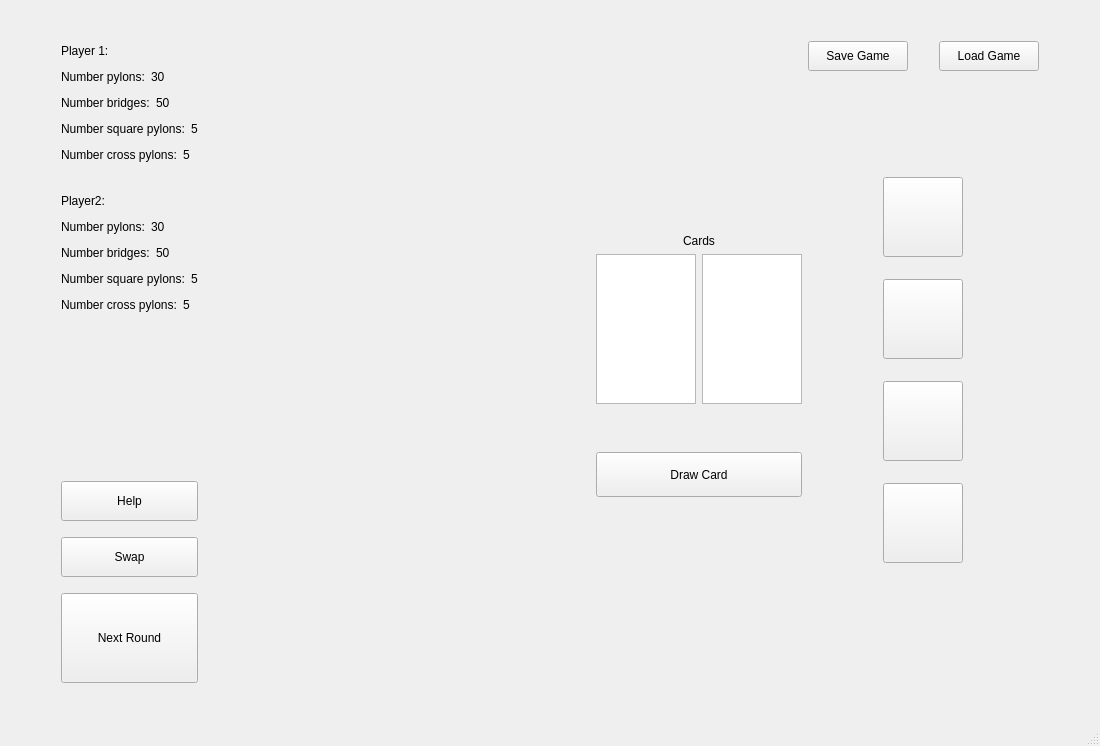
<?xml version="1.0" encoding="UTF-8"?>
<ui version="4.0">
 <class>GameWindowClass</class>
 <widget class="QMainWindow" name="GameWindowClass">
  <property name="geometry">
   <rect>
    <x>0</x>
    <y>0</y>
    <width>1100</width>
    <height>746</height>
   </rect>
  </property>
  <property name="windowTitle">
   <string>GameWindow</string>
  </property>
  <widget class="QWidget" name="centralWidget">
   <layout class="QHBoxLayout" name="horizontalLayout_2">
    <item>
     <layout class="QGridLayout" name="gridLayout_4">
      <property name="leftMargin">
       <number>50</number>
      </property>
      <property name="topMargin">
       <number>30</number>
      </property>
      <property name="bottomMargin">
       <number>30</number>
      </property>
      <item row="0" column="0">
       <layout class="QVBoxLayout" name="verticalLayout">
        <item>
         <layout class="QVBoxLayout" name="verticalLayout_2">
          <item>
           <layout class="QGridLayout" name="gridLayout_10">
            <item row="0" column="2">
             <widget class="QLabel" name="player1NameLabel">
              <property name="text">
               <string/>
              </property>
             </widget>
            </item>
            <item row="0" column="1">
             <spacer name="horizontalSpacer_3">
              <property name="orientation">
               <enum>Qt::Horizontal</enum>
              </property>
              <property name="sizeType">
               <enum>QSizePolicy::Fixed</enum>
              </property>
              <property name="sizeHint" stdset="0">
               <size>
                <width>5</width>
                <height>20</height>
               </size>
              </property>
             </spacer>
            </item>
            <item row="0" column="0">
             <widget class="QLabel" name="player1Label">
              <property name="text">
               <string>Player 1:</string>
              </property>
             </widget>
            </item>
            <item row="0" column="3">
             <spacer name="horizontalSpacer_6">
              <property name="orientation">
               <enum>Qt::Horizontal</enum>
              </property>
              <property name="sizeHint" stdset="0">
               <size>
                <width>40</width>
                <height>20</height>
               </size>
              </property>
             </spacer>
            </item>
           </layout>
          </item>
          <item>
           <layout class="QGridLayout" name="gridLayout_12">
            <item row="0" column="0">
             <widget class="QLabel" name="noPylons1Label">
              <property name="text">
               <string>Number pylons:</string>
              </property>
             </widget>
            </item>
            <item row="0" column="1">
             <widget class="QLabel" name="noPylonsPlayer1Label">
              <property name="text">
               <string>30</string>
              </property>
             </widget>
            </item>
            <item row="0" column="2">
             <spacer name="horizontalSpacer_7">
              <property name="orientation">
               <enum>Qt::Horizontal</enum>
              </property>
              <property name="sizeHint" stdset="0">
               <size>
                <width>40</width>
                <height>20</height>
               </size>
              </property>
             </spacer>
            </item>
           </layout>
          </item>
          <item>
           <layout class="QGridLayout" name="gridLayout_15">
            <item row="0" column="0">
             <widget class="QLabel" name="noBridges1Label">
              <property name="text">
               <string>Number bridges:</string>
              </property>
             </widget>
            </item>
            <item row="0" column="1">
             <widget class="QLabel" name="noBridgesPlayer1Label">
              <property name="text">
               <string>50</string>
              </property>
             </widget>
            </item>
            <item row="0" column="2">
             <spacer name="horizontalSpacer_8">
              <property name="orientation">
               <enum>Qt::Horizontal</enum>
              </property>
              <property name="sizeHint" stdset="0">
               <size>
                <width>40</width>
                <height>20</height>
               </size>
              </property>
             </spacer>
            </item>
           </layout>
          </item>
          <item>
           <layout class="QGridLayout" name="gridLayout_14">
            <item row="0" column="1">
             <widget class="QLabel" name="noSqPylonsPlayer1Label">
              <property name="text">
               <string>5</string>
              </property>
             </widget>
            </item>
            <item row="0" column="0">
             <widget class="QLabel" name="noSqPylons1Label">
              <property name="text">
               <string>Number square pylons:</string>
              </property>
             </widget>
            </item>
            <item row="0" column="2">
             <spacer name="horizontalSpacer_9">
              <property name="orientation">
               <enum>Qt::Horizontal</enum>
              </property>
              <property name="sizeHint" stdset="0">
               <size>
                <width>40</width>
                <height>20</height>
               </size>
              </property>
             </spacer>
            </item>
           </layout>
          </item>
          <item>
           <layout class="QGridLayout" name="gridLayout_17">
            <item row="0" column="1">
             <widget class="QLabel" name="noCsPylonsPlayer1Label">
              <property name="text">
               <string>5</string>
              </property>
             </widget>
            </item>
            <item row="0" column="0">
             <widget class="QLabel" name="noCsPylons1Label">
              <property name="text">
               <string>Number cross pylons:</string>
              </property>
             </widget>
            </item>
            <item row="0" column="2">
             <spacer name="horizontalSpacer_10">
              <property name="orientation">
               <enum>Qt::Horizontal</enum>
              </property>
              <property name="sizeHint" stdset="0">
               <size>
                <width>40</width>
                <height>20</height>
               </size>
              </property>
             </spacer>
            </item>
           </layout>
          </item>
          <item>
           <spacer name="verticalSpacer_2">
            <property name="orientation">
             <enum>Qt::Vertical</enum>
            </property>
            <property name="sizeType">
             <enum>QSizePolicy::Fixed</enum>
            </property>
            <property name="sizeHint" stdset="0">
             <size>
              <width>20</width>
              <height>20</height>
             </size>
            </property>
           </spacer>
          </item>
          <item>
           <layout class="QHBoxLayout" name="horizontalLayout">
            <item>
             <widget class="QLabel" name="player2Label">
              <property name="text">
               <string>Player2:</string>
              </property>
             </widget>
            </item>
            <item>
             <spacer name="horizontalSpacer_2">
              <property name="orientation">
               <enum>Qt::Horizontal</enum>
              </property>
              <property name="sizeType">
               <enum>QSizePolicy::Fixed</enum>
              </property>
              <property name="sizeHint" stdset="0">
               <size>
                <width>13</width>
                <height>20</height>
               </size>
              </property>
             </spacer>
            </item>
            <item>
             <widget class="QLabel" name="player2NameLabel">
              <property name="text">
               <string/>
              </property>
             </widget>
            </item>
            <item>
             <spacer name="horizontalSpacer_5">
              <property name="orientation">
               <enum>Qt::Horizontal</enum>
              </property>
              <property name="sizeHint" stdset="0">
               <size>
                <width>40</width>
                <height>20</height>
               </size>
              </property>
             </spacer>
            </item>
           </layout>
          </item>
          <item>
           <layout class="QGridLayout" name="gridLayout_13">
            <item row="0" column="0">
             <widget class="QLabel" name="noPylons2Label">
              <property name="text">
               <string>Number pylons:</string>
              </property>
             </widget>
            </item>
            <item row="0" column="1">
             <widget class="QLabel" name="noPylonsPlayer2Label">
              <property name="text">
               <string>30</string>
              </property>
             </widget>
            </item>
            <item row="0" column="2">
             <spacer name="horizontalSpacer_11">
              <property name="orientation">
               <enum>Qt::Horizontal</enum>
              </property>
              <property name="sizeHint" stdset="0">
               <size>
                <width>40</width>
                <height>20</height>
               </size>
              </property>
             </spacer>
            </item>
           </layout>
          </item>
          <item>
           <layout class="QGridLayout" name="gridLayout_20">
            <item row="0" column="1">
             <widget class="QLabel" name="noBridgesPlayer2Label">
              <property name="text">
               <string>50</string>
              </property>
             </widget>
            </item>
            <item row="0" column="0">
             <widget class="QLabel" name="noBridges2Label">
              <property name="text">
               <string>Number bridges:</string>
              </property>
             </widget>
            </item>
            <item row="0" column="2">
             <spacer name="horizontalSpacer_12">
              <property name="orientation">
               <enum>Qt::Horizontal</enum>
              </property>
              <property name="sizeHint" stdset="0">
               <size>
                <width>40</width>
                <height>20</height>
               </size>
              </property>
             </spacer>
            </item>
           </layout>
          </item>
          <item>
           <layout class="QGridLayout" name="gridLayout_19">
            <item row="0" column="1">
             <widget class="QLabel" name="noSqPylonsPlayer2Label">
              <property name="text">
               <string>5</string>
              </property>
             </widget>
            </item>
            <item row="0" column="0">
             <widget class="QLabel" name="noSqPylons2Label">
              <property name="text">
               <string>Number square pylons:</string>
              </property>
             </widget>
            </item>
            <item row="0" column="2">
             <spacer name="horizontalSpacer_13">
              <property name="orientation">
               <enum>Qt::Horizontal</enum>
              </property>
              <property name="sizeHint" stdset="0">
               <size>
                <width>40</width>
                <height>20</height>
               </size>
              </property>
             </spacer>
            </item>
           </layout>
          </item>
          <item>
           <layout class="QGridLayout" name="gridLayout_18">
            <item row="0" column="1">
             <widget class="QLabel" name="noCsPylonsPlayer2Label">
              <property name="text">
               <string>5</string>
              </property>
             </widget>
            </item>
            <item row="0" column="0">
             <widget class="QLabel" name="noCsPylons2Label">
              <property name="text">
               <string>Number cross pylons:</string>
              </property>
             </widget>
            </item>
            <item row="0" column="2">
             <spacer name="horizontalSpacer_14">
              <property name="orientation">
               <enum>Qt::Horizontal</enum>
              </property>
              <property name="sizeHint" stdset="0">
               <size>
                <width>40</width>
                <height>20</height>
               </size>
              </property>
             </spacer>
            </item>
           </layout>
          </item>
         </layout>
        </item>
        <item>
         <spacer name="verticalSpacer">
          <property name="orientation">
           <enum>Qt::Vertical</enum>
          </property>
          <property name="sizeHint" stdset="0">
           <size>
            <width>20</width>
            <height>40</height>
           </size>
          </property>
         </spacer>
        </item>
        <item>
         <widget class="QPushButton" name="helpButton">
          <property name="sizePolicy">
           <sizepolicy hsizetype="Maximum" vsizetype="Maximum">
            <horstretch>1</horstretch>
            <verstretch>1</verstretch>
           </sizepolicy>
          </property>
          <property name="maximumSize">
           <size>
            <width>200</width>
            <height>40</height>
           </size>
          </property>
          <property name="text">
           <string>Help</string>
          </property>
         </widget>
        </item>
        <item>
         <spacer name="verticalSpacer_11">
          <property name="orientation">
           <enum>Qt::Vertical</enum>
          </property>
          <property name="sizeType">
           <enum>QSizePolicy::Fixed</enum>
          </property>
          <property name="sizeHint" stdset="0">
           <size>
            <width>20</width>
            <height>10</height>
           </size>
          </property>
         </spacer>
        </item>
        <item>
         <widget class="QPushButton" name="swapPlayersButton">
          <property name="enabled">
           <bool>true</bool>
          </property>
          <property name="sizePolicy">
           <sizepolicy hsizetype="Maximum" vsizetype="Maximum">
            <horstretch>1</horstretch>
            <verstretch>1</verstretch>
           </sizepolicy>
          </property>
          <property name="maximumSize">
           <size>
            <width>200</width>
            <height>40</height>
           </size>
          </property>
          <property name="text">
           <string>Swap</string>
          </property>
         </widget>
        </item>
        <item>
         <spacer name="verticalSpacer_3">
          <property name="orientation">
           <enum>Qt::Vertical</enum>
          </property>
          <property name="sizeType">
           <enum>QSizePolicy::Fixed</enum>
          </property>
          <property name="sizeHint" stdset="0">
           <size>
            <width>20</width>
            <height>10</height>
           </size>
          </property>
         </spacer>
        </item>
        <item>
         <widget class="QPushButton" name="nextRoundButton">
          <property name="sizePolicy">
           <sizepolicy hsizetype="Maximum" vsizetype="Maximum">
            <horstretch>1</horstretch>
            <verstretch>1</verstretch>
           </sizepolicy>
          </property>
          <property name="maximumSize">
           <size>
            <width>200</width>
            <height>90</height>
           </size>
          </property>
          <property name="text">
           <string>Next Round</string>
          </property>
          <property name="autoRepeatDelay">
           <number>300</number>
          </property>
         </widget>
        </item>
       </layout>
      </item>
     </layout>
    </item>
    <item>
     <spacer name="horizontalSpacer">
      <property name="orientation">
       <enum>Qt::Horizontal</enum>
      </property>
      <property name="sizeHint" stdset="0">
       <size>
        <width>633</width>
        <height>20</height>
       </size>
      </property>
     </spacer>
    </item>
    <item>
     <layout class="QGridLayout" name="gridLayout_2">
      <property name="topMargin">
       <number>180</number>
      </property>
      <property name="rightMargin">
       <number>0</number>
      </property>
      <property name="bottomMargin">
       <number>180</number>
      </property>
      <item row="4" column="0">
       <spacer name="verticalSpacer_8">
        <property name="orientation">
         <enum>Qt::Vertical</enum>
        </property>
        <property name="sizeType">
         <enum>QSizePolicy::Fixed</enum>
        </property>
        <property name="sizeHint" stdset="0">
         <size>
          <width>20</width>
          <height>35</height>
         </size>
        </property>
       </spacer>
      </item>
      <item row="1" column="0" alignment="Qt::AlignHCenter">
       <widget class="QLabel" name="cardsLabel">
        <property name="text">
         <string>Cards</string>
        </property>
        <property name="margin">
         <number>10</number>
        </property>
       </widget>
      </item>
      <item row="3" column="0">
       <layout class="QGridLayout" name="gridLayout_3">
        <item row="1" column="1">
         <widget class="QListWidget" name="cardsPlayer1ListWidget">
          <property name="sizePolicy">
           <sizepolicy hsizetype="Minimum" vsizetype="Maximum">
            <horstretch>0</horstretch>
            <verstretch>0</verstretch>
           </sizepolicy>
          </property>
          <property name="minimumSize">
           <size>
            <width>100</width>
            <height>0</height>
           </size>
          </property>
          <property name="maximumSize">
           <size>
            <width>200</width>
            <height>150</height>
           </size>
          </property>
         </widget>
        </item>
        <item row="1" column="0">
         <widget class="QListWidget" name="cardsPlayer2ListWidget">
          <property name="sizePolicy">
           <sizepolicy hsizetype="Minimum" vsizetype="Maximum">
            <horstretch>0</horstretch>
            <verstretch>0</verstretch>
           </sizepolicy>
          </property>
          <property name="minimumSize">
           <size>
            <width>100</width>
            <height>0</height>
           </size>
          </property>
          <property name="maximumSize">
           <size>
            <width>200</width>
            <height>150</height>
           </size>
          </property>
         </widget>
        </item>
       </layout>
      </item>
      <item row="5" column="0">
       <widget class="QPushButton" name="drawCardButton">
        <property name="sizePolicy">
         <sizepolicy hsizetype="Maximum" vsizetype="Fixed">
          <horstretch>0</horstretch>
          <verstretch>0</verstretch>
         </sizepolicy>
        </property>
        <property name="minimumSize">
         <size>
          <width>0</width>
          <height>45</height>
         </size>
        </property>
        <property name="maximumSize">
         <size>
          <width>250</width>
          <height>30</height>
         </size>
        </property>
        <property name="text">
         <string>Draw Card</string>
        </property>
       </widget>
      </item>
      <item row="6" column="0">
       <spacer name="verticalSpacer_9">
        <property name="orientation">
         <enum>Qt::Vertical</enum>
        </property>
        <property name="sizeHint" stdset="0">
         <size>
          <width>20</width>
          <height>40</height>
         </size>
        </property>
       </spacer>
      </item>
      <item row="0" column="0">
       <spacer name="verticalSpacer_10">
        <property name="orientation">
         <enum>Qt::Vertical</enum>
        </property>
        <property name="sizeHint" stdset="0">
         <size>
          <width>20</width>
          <height>40</height>
         </size>
        </property>
       </spacer>
      </item>
     </layout>
    </item>
    <item>
     <layout class="QGridLayout" name="gridLayout_16">
      <property name="topMargin">
       <number>30</number>
      </property>
      <property name="rightMargin">
       <number>50</number>
      </property>
      <property name="bottomMargin">
       <number>150</number>
      </property>
      <item row="0" column="1">
       <layout class="QGridLayout" name="gridLayout">
        <item row="0" column="0">
         <widget class="QPushButton" name="saveGameButton">
          <property name="sizePolicy">
           <sizepolicy hsizetype="Minimum" vsizetype="Fixed">
            <horstretch>0</horstretch>
            <verstretch>0</verstretch>
           </sizepolicy>
          </property>
          <property name="minimumSize">
           <size>
            <width>100</width>
            <height>30</height>
           </size>
          </property>
          <property name="text">
           <string>Save Game</string>
          </property>
         </widget>
        </item>
        <item row="0" column="1">
         <spacer name="horizontalSpacer_4">
          <property name="orientation">
           <enum>Qt::Horizontal</enum>
          </property>
          <property name="sizeType">
           <enum>QSizePolicy::Fixed</enum>
          </property>
          <property name="sizeHint" stdset="0">
           <size>
            <width>25</width>
            <height>20</height>
           </size>
          </property>
         </spacer>
        </item>
        <item row="0" column="2">
         <widget class="QPushButton" name="loadGameButton">
          <property name="minimumSize">
           <size>
            <width>100</width>
            <height>30</height>
           </size>
          </property>
          <property name="text">
           <string>Load Game</string>
          </property>
         </widget>
        </item>
       </layout>
      </item>
      <item row="3" column="1">
       <spacer name="verticalSpacer_4">
        <property name="orientation">
         <enum>Qt::Vertical</enum>
        </property>
        <property name="sizeHint" stdset="0">
         <size>
          <width>20</width>
          <height>40</height>
         </size>
        </property>
       </spacer>
      </item>
      <item row="4" column="1" alignment="Qt::AlignHCenter|Qt::AlignVCenter">
       <widget class="QPushButton" name="squareConfig2Button">
        <property name="sizePolicy">
         <sizepolicy hsizetype="Minimum" vsizetype="Fixed">
          <horstretch>0</horstretch>
          <verstretch>1</verstretch>
         </sizepolicy>
        </property>
        <property name="minimumSize">
         <size>
          <width>80</width>
          <height>80</height>
         </size>
        </property>
        <property name="maximumSize">
         <size>
          <width>70</width>
          <height>16777215</height>
         </size>
        </property>
        <property name="text">
         <string/>
        </property>
        <property name="icon">
         <iconset>
          <normaloff>Static files/Images/SquarePylonConfig2.png</normaloff>Static files/Images/SquarePylonConfig2.png</iconset>
        </property>
        <property name="iconSize">
         <size>
          <width>60</width>
          <height>60</height>
         </size>
        </property>
       </widget>
      </item>
      <item row="1" column="1">
       <spacer name="verticalSpacer_7">
        <property name="orientation">
         <enum>Qt::Vertical</enum>
        </property>
        <property name="sizeType">
         <enum>QSizePolicy::Fixed</enum>
        </property>
        <property name="sizeHint" stdset="0">
         <size>
          <width>20</width>
          <height>100</height>
         </size>
        </property>
       </spacer>
      </item>
      <item row="5" column="1">
       <spacer name="verticalSpacer_5">
        <property name="orientation">
         <enum>Qt::Vertical</enum>
        </property>
        <property name="sizeHint" stdset="0">
         <size>
          <width>20</width>
          <height>40</height>
         </size>
        </property>
       </spacer>
      </item>
      <item row="9" column="1" alignment="Qt::AlignHCenter|Qt::AlignVCenter">
       <widget class="QPushButton" name="crossConfig2Button">
        <property name="sizePolicy">
         <sizepolicy hsizetype="Minimum" vsizetype="Fixed">
          <horstretch>0</horstretch>
          <verstretch>1</verstretch>
         </sizepolicy>
        </property>
        <property name="minimumSize">
         <size>
          <width>80</width>
          <height>80</height>
         </size>
        </property>
        <property name="maximumSize">
         <size>
          <width>70</width>
          <height>16777215</height>
         </size>
        </property>
        <property name="text">
         <string/>
        </property>
        <property name="icon">
         <iconset>
          <normaloff>Static files/Images/CrossPylonConfig2.png</normaloff>Static files/Images/CrossPylonConfig2.png</iconset>
        </property>
        <property name="iconSize">
         <size>
          <width>60</width>
          <height>60</height>
         </size>
        </property>
       </widget>
      </item>
      <item row="2" column="1" alignment="Qt::AlignHCenter">
       <widget class="QPushButton" name="squareConfig1Button">
        <property name="enabled">
         <bool>true</bool>
        </property>
        <property name="sizePolicy">
         <sizepolicy hsizetype="Minimum" vsizetype="Fixed">
          <horstretch>0</horstretch>
          <verstretch>1</verstretch>
         </sizepolicy>
        </property>
        <property name="minimumSize">
         <size>
          <width>80</width>
          <height>80</height>
         </size>
        </property>
        <property name="maximumSize">
         <size>
          <width>80</width>
          <height>16777215</height>
         </size>
        </property>
        <property name="layoutDirection">
         <enum>Qt::LeftToRight</enum>
        </property>
        <property name="text">
         <string/>
        </property>
        <property name="icon">
         <iconset>
          <normaloff>Static files/Images/SquarePylonConfig1.png</normaloff>Static files/Images/SquarePylonConfig1.png</iconset>
        </property>
        <property name="iconSize">
         <size>
          <width>60</width>
          <height>60</height>
         </size>
        </property>
        <property name="autoDefault">
         <bool>false</bool>
        </property>
       </widget>
      </item>
      <item row="8" column="1">
       <spacer name="verticalSpacer_6">
        <property name="orientation">
         <enum>Qt::Vertical</enum>
        </property>
        <property name="sizeHint" stdset="0">
         <size>
          <width>20</width>
          <height>40</height>
         </size>
        </property>
       </spacer>
      </item>
      <item row="7" column="1" alignment="Qt::AlignHCenter">
       <widget class="QPushButton" name="crossConfig1Button">
        <property name="sizePolicy">
         <sizepolicy hsizetype="Minimum" vsizetype="Fixed">
          <horstretch>0</horstretch>
          <verstretch>1</verstretch>
         </sizepolicy>
        </property>
        <property name="minimumSize">
         <size>
          <width>80</width>
          <height>80</height>
         </size>
        </property>
        <property name="maximumSize">
         <size>
          <width>70</width>
          <height>16777215</height>
         </size>
        </property>
        <property name="text">
         <string/>
        </property>
        <property name="icon">
         <iconset>
          <normaloff>Static files/Images/CrossPylonConfig1.png</normaloff>Static files/Images/CrossPylonConfig1.png</iconset>
        </property>
        <property name="iconSize">
         <size>
          <width>60</width>
          <height>60</height>
         </size>
        </property>
       </widget>
      </item>
     </layout>
    </item>
   </layout>
  </widget>
  <widget class="QStatusBar" name="statusBar"/>
 </widget>
 <layoutdefault spacing="6" margin="11"/>
 <resources/>
 <connections/>
</ui>
